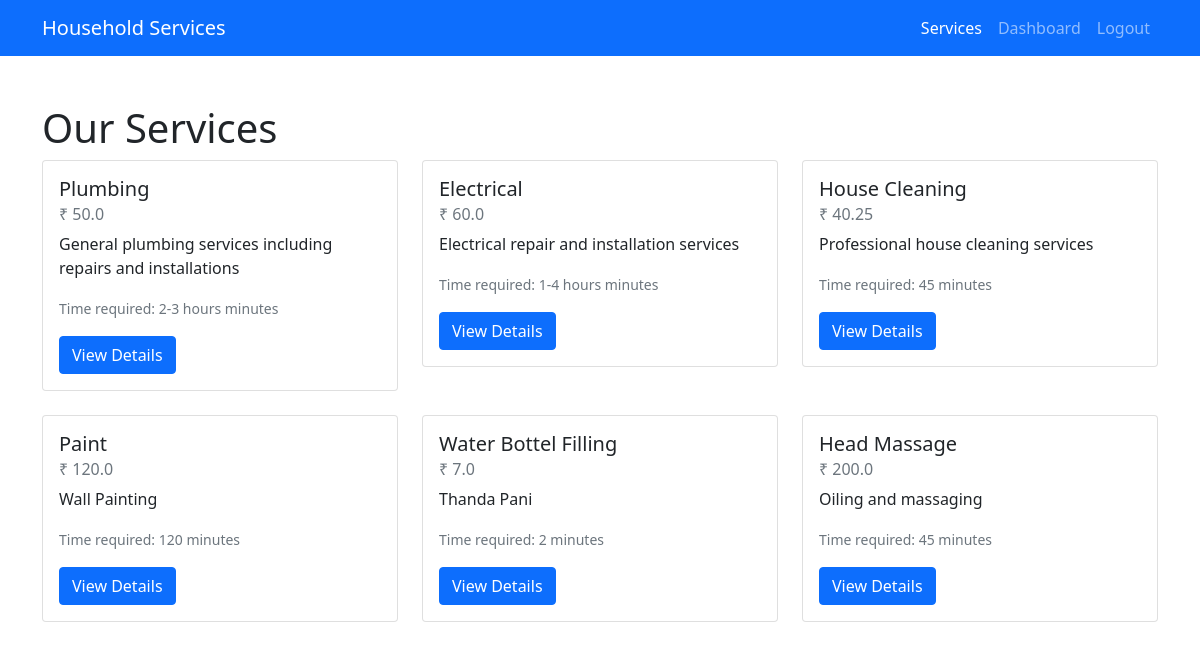
Page /services (signed in) on the committed database.
### models.py (models this page shows)
class Service(db.Model):
    __tablename__ = 'service'
    id = db.Column(db.Integer, primary_key=True)
    name = db.Column(db.String(100), nullable=False)
    price = db.Column(db.Float, nullable=False)
    description = db.Column(db.Text)
    time_required = db.Column(db.String(50))
    category = db.Column(db.String(50))
    image_url = db.Column(db.String(200))  # For service images
    is_active = db.Column(db.Boolean, default=True)  # To temporarily disable services
    created_at = db.Column(db.DateTime, default=datetime.utcnow)
    min_experience_required = db.Column(db.Integer, default=0)
    availability = db.Column(db.String(50), default='24/7')

### app.py (the view)
@app.route('/services')
def services():
    services = Service.query.all()
    return render_template('services.html', services=services)

### app.py (called while the page is built)
@login_manager.user_loader
def load_user(user_id):
    return db.session.get(User, int(user_id))

### templates/services.html (shortened to what this page needs)
<!DOCTYPE html>
<html lang="en">
<head>
  <link rel="stylesheet" href="https://cdn.jsdelivr.net/npm/bootstrap@5.1.3/dist/css/bootstrap.min.css">
</head>
<body>
  <nav class="navbar navbar-expand-lg navbar-dark bg-primary">
    <div class="container">
      <a class="navbar-brand" href="{{ url_for('index') }}">Household Services</a>
      <div class="collapse navbar-collapse" id="navbarNav">
        <ul class="navbar-nav ms-auto">
          <li class="nav-item">
            <a class="nav-link active" href="{{ url_for('services') }}">Services</a>
          </li>
          {% if current_user.is_authenticated %}
            <li class="nav-item">
              <a class="nav-link" href="{{ url_for('dashboard') }}">Dashboard</a>
            </li>
            <li class="nav-item">
              <a class="nav-link" href="{{ url_for('logout') }}">Logout</a>
            </li>
          {% endif %}
        </ul>
      </div>
    </div>
  </nav>
  <div class="container my-5">
    <h1>Our Services</h1>
    <div class="row">
      {% for service in services %}
        <div class="col-md-4 mb-4">
          <div class="card">
            <div class="card-body">
              <h5 class="card-title">{{ service.name }}</h5>
              <h6 class="card-subtitle mb-2 text-muted">₹ {{ service.price }}</h6>
              <p class="card-text">{{ service.description }}</p>
              <p class="card-text"><small class="text-muted">Time required: {{ service.time_required }} minutes</small></p>
              <a href="{{ url_for('service', service_id=service.id) }}" class="btn btn-primary">View Details</a>
            </div>
          </div>
        </div>
      {% endfor %}
    </div>
  </div>
</body>
</html>

### rows in the picture
Service: name "Plumbing", price "50.0", description "General plumbing services including repairs and installations", time_required "2-3 hours"
Service: name "Electrical", price "60.0", description "Electrical repair and installation services", time_required "1-4 hours"
Service: name "House Cleaning", price "40.25", description "Professional house cleaning services", time_required "45"
Service: name "Paint", price "120.0", description "Wall Painting", time_required "120"
Service: name "Water Bottel Filling", price "7.0", description "Thanda Pani", time_required "2"
Service: name "Head Massage", price "200.0", description "Oiling and massaging", time_required "45"
